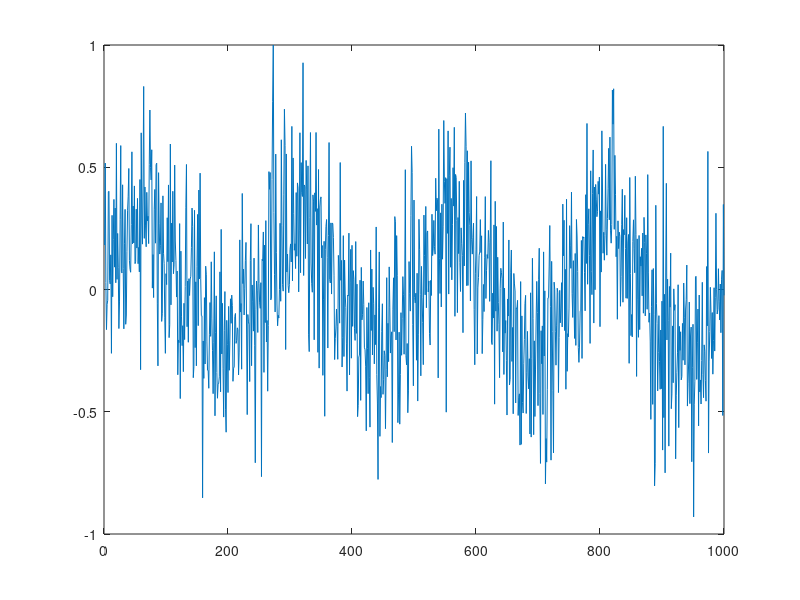

MATLAB code for this plot: (Note: this script raises an error after producing the figure.)
Fs =1000;
Ts =1/Fs;
order =12;
t = 0:Ts:1-Ts;
x = sin(2*pi*4*t);
noise = randn(size(x));
x = x+noise;
x = x / max(x);
figure
plot(x);
x= x';
b =fir1(order,0.3,'low');
d = filter(b,1,x);
mu =0.8;
lms = dsp.LMSFilter(order+1);
[y,e,w] = step(lms,x,d);
figure
stem(b, w);